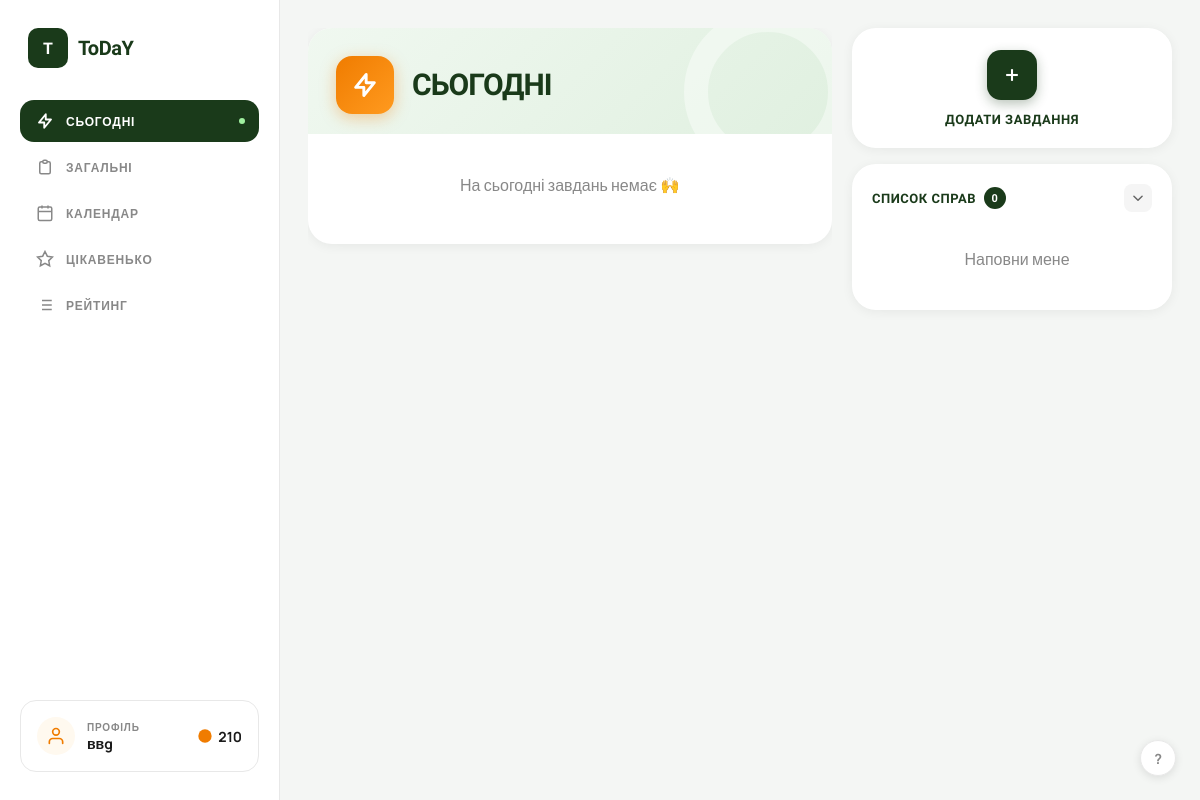
The app's page /tasks/today/ (signed in), older data.
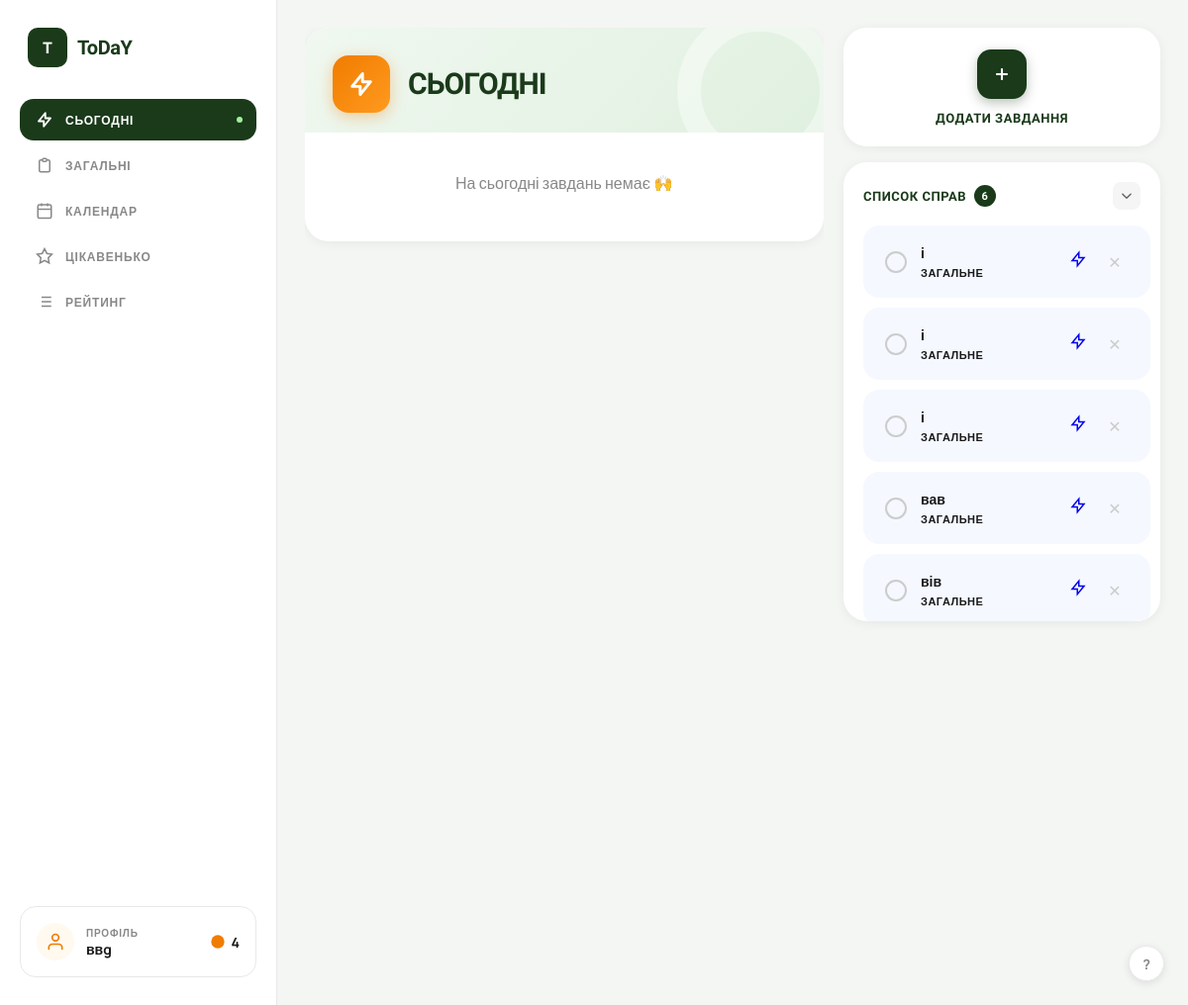
The same page, newer data.
### users/models.py (models this page shows)
class User(AbstractUser):
    email = models.EmailField(unique=True)
    total_points = models.IntegerField(default=0)
    coins = models.IntegerField(default=100)  # added this for coin sysytem
    USERNAME_FIELD = "email"
    REQUIRED_FIELDS = ['username']

### tasks/models.py (models this page shows, shortened)
class Task(models.Model):
    user = models.ForeignKey(User, on_delete=models.CASCADE)
    title = models.CharField(max_length=255)
    category = models.ForeignKey(Category, null=True, blank=True, on_delete=models.SET_NULL)
    planned_date = models.DateField(null=True, blank=True)
    is_for_today = models.BooleanField(default=False)
    deadline_time = models.TimeField(default="16:00")
    estimated_hours = models.FloatField(default=1)
    is_completed = models.BooleanField(default=False)
    order = models.IntegerField(default=0)
    created_at = models.DateTimeField(auto_now_add=True)
    completed_at = models.DateTimeField(null=True, blank=True)

### tasks/views.py (the view)
# urls.py: path('today/', views.today_tasks, name='today_tasks'),
@login_required
def today_tasks(request):
    today = timezone.localdate()
    today_incomplete = Task.objects.filter(
        user=request.user,
        is_completed=False
    ).filter(
        db_models.Q(is_for_today=True) | db_models.Q(planned_date=today)
    ).order_by('order')
    other_incomplete = Task.objects.filter(
        user=request.user,
        is_for_today=False,
        is_completed=False,
        planned_date__isnull=True
    ).order_by('order')
    categories = Category.objects.filter(user=request.user)
    return render(request, 'myapp/user_desktop.html', {
        'today_tasks': today_incomplete,
        'other_tasks': other_incomplete,
        'categories': categories,
        'today': today,
    })

### myapp/templates/myapp/user_desktop.html (shortened to what this page needs)
{% load static %}
<!DOCTYPE html>
<html lang="uk">
<head>
<link rel="stylesheet" href="{% static 'myapp/css/menu.css' %}">
</head>
<body>
<aside class="sidebar">
  <div class="logo">
    <div class="logo-icon">T</div>
    <div class="logo-text">ToDaY</div>
  </div>
  <label class="nav-label chosen">
    <svg fill="none" viewBox="0 0 24 24" stroke="currentColor" stroke-width="2.5">
      <path stroke-linecap="round" stroke-linejoin="round" d="M13 10V3L4 14h7v7l9-11h-7z"/>
    </svg>
    СЬОГОДНІ
    <span class="nav-dot"></span>
  </label>
  <a href="{% url 'tasks:task_list' %}" class="nav-label">
    <svg fill="none" viewBox="0 0 24 24" stroke="currentColor" stroke-width="2">
      <path stroke-linecap="round" stroke-linejoin="round" d="M9 5H7a2 2 0 00-2 2v12a2 2 0 002 2h10a2 2 0 002-2V7a2 2 0 00-2-2h-2M9 5a2 2 0 002 2h2a2 2 0 002-2M9 5a2 2 0 012-2h2a2 2 0 012 2"/>
    </svg>
    ЗАГАЛЬНІ
  </a>
  <a href="{% url 'myapp:calendar' %}" class="nav-label">
    <svg fill="none" viewBox="0 0 24 24" stroke="currentColor" stroke-width="2">
      <rect x="3" y="4" width="18" height="18" rx="2" ry="2"/>
      <line x1="16" y1="2" x2="16" y2="6"/><line x1="8" y1="2" x2="8" y2="6"/>
      <line x1="3" y1="10" x2="21" y2="10"/>
    </svg>
    КАЛЕНДАР
  </a>
  <a href="{% url 'myapp:interesting' %}" class="nav-label">
    <svg fill="none" viewBox="0 0 24 24" stroke="currentColor" stroke-width="2">
      <polygon points="12 2 15.09 8.26 22 9.27 17 14.14 18.18 21.02 12 17.77 5.82 21.02 7 14.14 2 9.27 8.91 8.26 12 2"/>
    </svg>
    ЦІКАВЕНЬКО
  </a>
  <a href="{% url 'rating:my_rating' %}" class="nav-label">
    <svg fill="none" viewBox="0 0 24 24" stroke="currentColor" stroke-width="2">
      <path d="M8 6h13M8 12h13M8 18h13M3 6h.01M3 12h.01M3 18h.01"/>
    </svg>
    РЕЙТИНГ
  </a>
  <div class="sidebar-spacer"></div>
  <a href="{% url 'myapp:profile' %}" class="profile-card" style="text-decoration: none; color: inherit; display: flex;">
    <div class="profile-avatar">
      <svg width="20" height="20" fill="none" viewBox="0 0 24 24" stroke="currentColor" stroke-width="2">
        <path stroke-linecap="round" stroke-linejoin="round" d="M20 21v-2a4 4 0 00-4-4H8a4 4 0 00-4 4v2"/>
        <circle cx="12" cy="7" r="4"/>
      </svg>
    </div>
    <div class="profile-info">
      <div class="profile-label">Профіль</div>
      <div class="profile-name">{{ request.user.username }}</div>
    </div>
    <div class="coins">
      <svg width="16" height="16" fill="currentColor" viewBox="0 0 24 24" style="color:var(--orange)">
        <circle cx="12" cy="12" r="10"/>
      </svg>
      {{ request.user.coins|default:0 }}
    </div>
  </a>
</aside>
<main class="main">
  <div class="center-panel">
    <div class="today-card">
      <div class="today-header">
        <div class="today-icon">
          <svg fill="none" viewBox="0 0 24 24" stroke="currentColor" stroke-width="2.5">
            <path stroke-linecap="round" stroke-linejoin="round" d="M13 10V3L4 14h7v7l9-11h-7z"/>
          </svg>
        </div>
        <div class="today-title-block">
          <div class="today-title">СЬОГОДНІ</div>
        </div>
      </div>
      <div class="today-tasks">
        {% for task in today_tasks %}
          <div class="task-label">
            <a href="{% url 'tasks:complete_task' task.id %}" class="task-checkbox-ui" style="text-decoration: none;"></a>
            <div class="task-info">
              <div class="task-name">{{ task.title }}</div>
              <div class="task-tag tag-{{ task.category.name|lower }}">{{ task.category.name|default:"Без категорії" }}</div>
            </div>
            <a href="{% url 'tasks:delete_task' task.id %}"
               onclick="return confirm('Видалити завдання «{{ task.title }}»?')"
               class="delete-btn"
               title="Видалити">✕</a>
          </div>
        {% empty %}
          <p style="color: #888; text-align: center; padding: 20px;">На сьогодні завдань немає 🙌</p>
        {% endfor %}
      </div>
    </div>
  </div>
  <div class="right-panel">
    <div class="idea-card" style="display: flex; flex-direction: column; align-items: center; justify-content: center; gap: 12px; cursor: pointer; min-height: 120px;" onclick="location.href='#addModal'">
      <div class="idea-add-btn" style="margin: 0; width: 50px; height: 50px;">
        <svg fill="none" viewBox="0 0 24 24" stroke="currentColor" stroke-width="2.5">
          <line x1="12" y1="5" x2="12" y2="19"/><line x1="5" y1="12" x2="19" y2="12"/>
        </svg>
      </div>
      <span style="font-family: 'Unbounded', sans-serif; font-size: 13px; font-weight: 700; color: var(--green-dark); letter-spacing: 0.5px;">
        ДОДАТИ ЗАВДАННЯ
      </span>
    </div>
    <div class="general-card">
      <details class="general-details" open>
        <summary class="general-summary">
          <div class="general-title">
            СПИСОК СПРАВ
            <span class="count-badge">{{ other_tasks|length }}</span>
          </div>
          <span class="collapse-icon">
            <svg fill="none" viewBox="0 0 24 24" stroke="currentColor" stroke-width="2.5">
              <path stroke-linecap="round" stroke-linejoin="round" d="M5 15l7-7 7 7"/>
            </svg>
          </span>
        </summary>
        <div class="general-tasks">
          {% for task in other_tasks %}
            <div class="task-label">
              <a href="{% url 'tasks:complete_task' task.id %}" class="task-checkbox-ui" style="text-decoration: none;"></a>
              <div class="task-info">
                <div class="task-name">{{ task.title }}</div>
                <div class="task-tag">{{ task.category.name|default:"Загальне" }}</div>
              </div>
              <a href="{% url 'tasks:move_to_today' task.id %}" class="move-btn" title="Виконати сьогодні">
                <svg width="18" height="18" fill="none" viewBox="0 0 24 24" stroke="currentColor" stroke-width="2">
                  <path d="M13 10V3L4 14h7v7l9-11h-7z"/>
                </svg>
              </a>
              <a href="{% url 'tasks:delete_task' task.id %}"
                 onclick="return confirm('Видалити завдання «{{ task.title }}»?')"
                 class="delete-btn"
                 title="Видалити">✕</a>
            </div>
          {% empty %}
            <p style="color: #888; text-align: center; padding: 20px;">Наповни мене</p>
          {% endfor %}
        </div>
      </details>
    </div>
  </div>
</main>
<a href="{% url 'myapp:interesting' %}" class="help-btn">?</a>
</body>
</html>

### myapp/static/myapp/css/menu.css (style rules this page uses)
:root { --green-dark: #1a3a1a; --green-mid: #2d5a2d; --green-accent: #3d7a3d; --orange: #f07c00; --orange-light: #ff9a1f; --purple: #6b0f4e; --bg: #f4f6f4; --card-bg: #ffffff; --text-dark: #1a1a1a; --text-muted: #888; --border: #e8e8e8; }
* { margin: 0; padding: 0; box-sizing: border-box; }
body { font-family: 'Manrope', sans-serif; background: var(--bg); display: flex; height: 100vh; overflow: hidden; color: var(--text-dark); }
.sidebar { width: 280px; flex-shrink: 0; background: hsl(0, 0%, 100%); border-right: 1px solid var(--border); display: flex; flex-direction: column; padding: 28px 20px; gap: 4px; position: sticky; top: 0; height: 100vh; }
.logo { display: flex; align-items: center; gap: 10px; padding: 0 8px; margin-bottom: 28px; }
.logo-icon { width: 40px; height: 40px; background: var(--green-dark); border-radius: 10px; display: flex; align-items: center; justify-content: center; color: white; font-family: 'Unbounded', sans-serif; font-weight: 900; font-size: 16px; }
.logo-text { font-family: 'Unbounded', sans-serif; font-weight: 700; font-size: 20px; color: var(--green-dark); letter-spacing: -0.5px; }
.nav-label { text-decoration: none; display: flex; align-items: center; gap: 12px; padding: 12px 16px; border-radius: 14px; cursor: pointer; color: #888; font-size: 12px; font-weight: 700; letter-spacing: 0.8px; text-transform: uppercase; transition: all 0.2s; position: relative; user-select: none; }
.sidebar .chosen { background: var(--green-dark); color: white; border-radius: 14px; position: relative; transition: background 0.2s, color 0.2s; }
.sidebar .chosen svg { stroke: white; }
.sidebar .chosen .nav-dot { display: block; background: #a0f0a0; }
.nav-dot { display: none; width: 6px; height: 6px; background: #7fff7f; border-radius: 50%; position: absolute; right: 14px; }
.nav-label svg { width: 18px; height: 18px; flex-shrink: 0; }
.sidebar-spacer { flex: 1; }
.profile-card { background: white; border-radius: 16px; padding: 16px; display: flex; align-items: center; gap: 12px; border: 1px solid var(--border); }
.profile-avatar { width: 38px; height: 38px; border-radius: 50%; background: #fff9ef; display: flex; align-items: center; justify-content: center; color: var(--orange); flex-shrink: 0; }
.profile-info { flex: 1; }
.profile-label { font-size: 10px; letter-spacing: 0.8px; text-transform: uppercase; color: var(--text-muted); font-weight: 700; }
.profile-name { font-size: 14px; font-weight: 700; color: var(--text-dark); }
.coins { display: flex; align-items: center; gap: 5px; font-weight: 700; font-size: 14px; color: var(--text-dark); }
.coins svg { color: white; }

Row changes from the older to the newer data that the page shows:
changed User "ввg": user.coins "210" → "4"
added Task: title "і", category.name "ЗАГАЛЬНЕ"
added Task: title "і", category.name "ЗАГАЛЬНЕ"
added Task: title "і", category.name "ЗАГАЛЬНЕ"
added Task: title "вав", category.name "ЗАГАЛЬНЕ"
added Task: title "вів", category.name "ЗАГАЛЬНЕ"
Text that changed along with them:
{{ other_tasks|length }}: "0" → "6"
text no longer shown: "Наповни мене"
